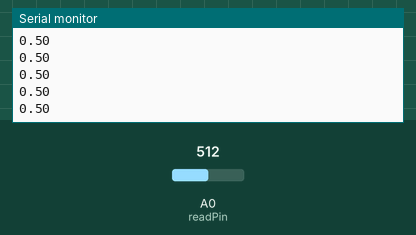
Bench run of a sketch on a simulated Arduino Uno, built with avr-gcc and run on an emulated ATmega328P. Shown: the last lines printed to the serial monitor. Inputs (shaded band) come from the test bench; at power-on: A0 (readPin) = 512.

Above: at 1.2 s.
1.3 s: A0 (readPin) set to 716
At 1.31 s:
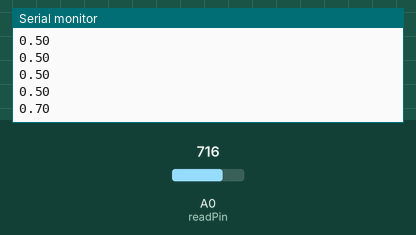
2.8 s: A0 (readPin) set to 900
At 2.82 s:
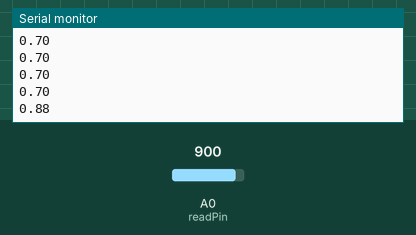
Timing chart, 0 to 5.8 s (numbered marks = the images above; inputs shaded):
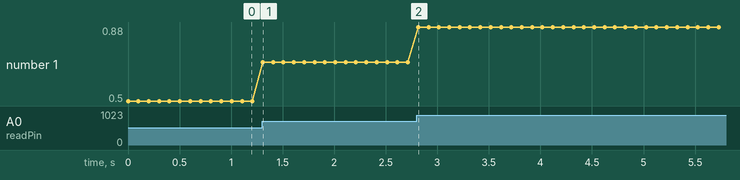

Measured:
- after the input at 1.3 s, the serial monitor: prints a new line at once (image 1)
- after the input at 2.8 s, the serial monitor: prints a new line at once (image 2)
- plotted number 1: 0.5 → 0.7 after the input at 1.3 s, 0.7 → 0.88 after the input at 2.8 s

The sketch:

Or_Kohavim.ino
```cpp
const int readPin=A0;
int readOut;
float rate = 1.0 / 1023.0;
float highest, lowest;
void setup() {
  // put your setup code here, to run once:
  pinMode(readPin, INPUT);
  readOut = 0;
  Serial.begin(9600);

}

void loop() {
  readOut = analogRead(readPin);
  Serial.println(readOut * rate);
  delay(100);
}
```
